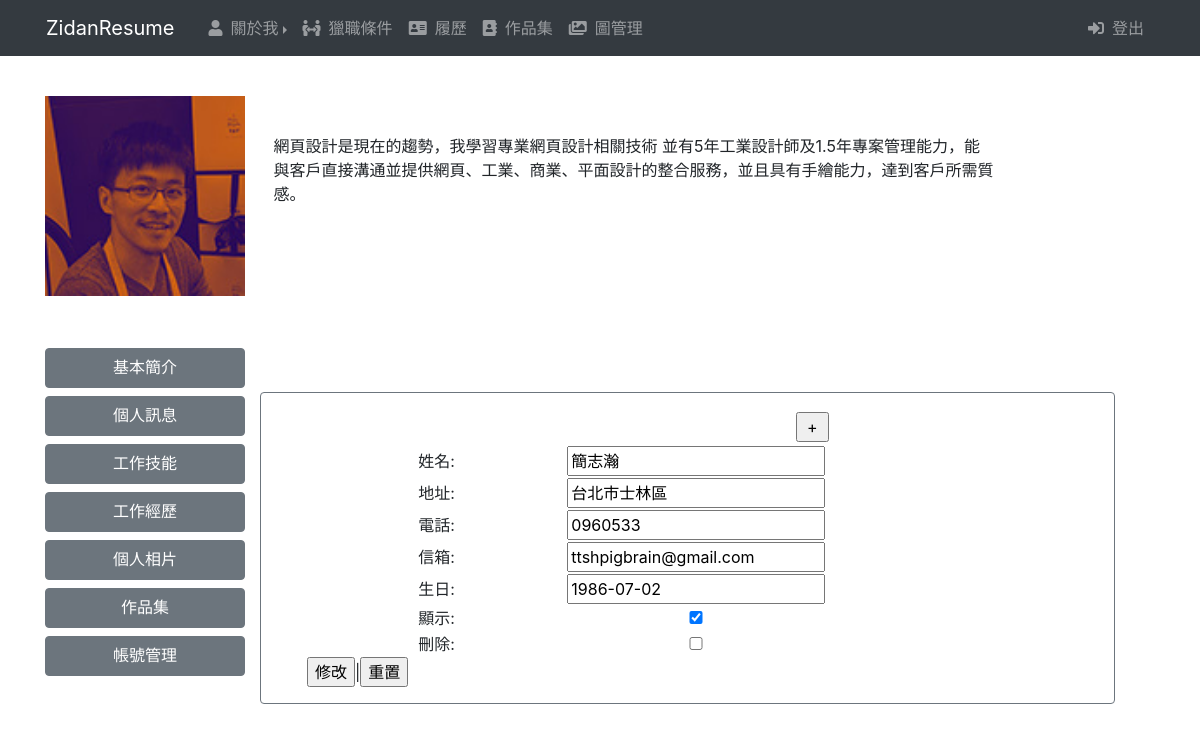
Page /admin.php?do=msg on the earlier database version.
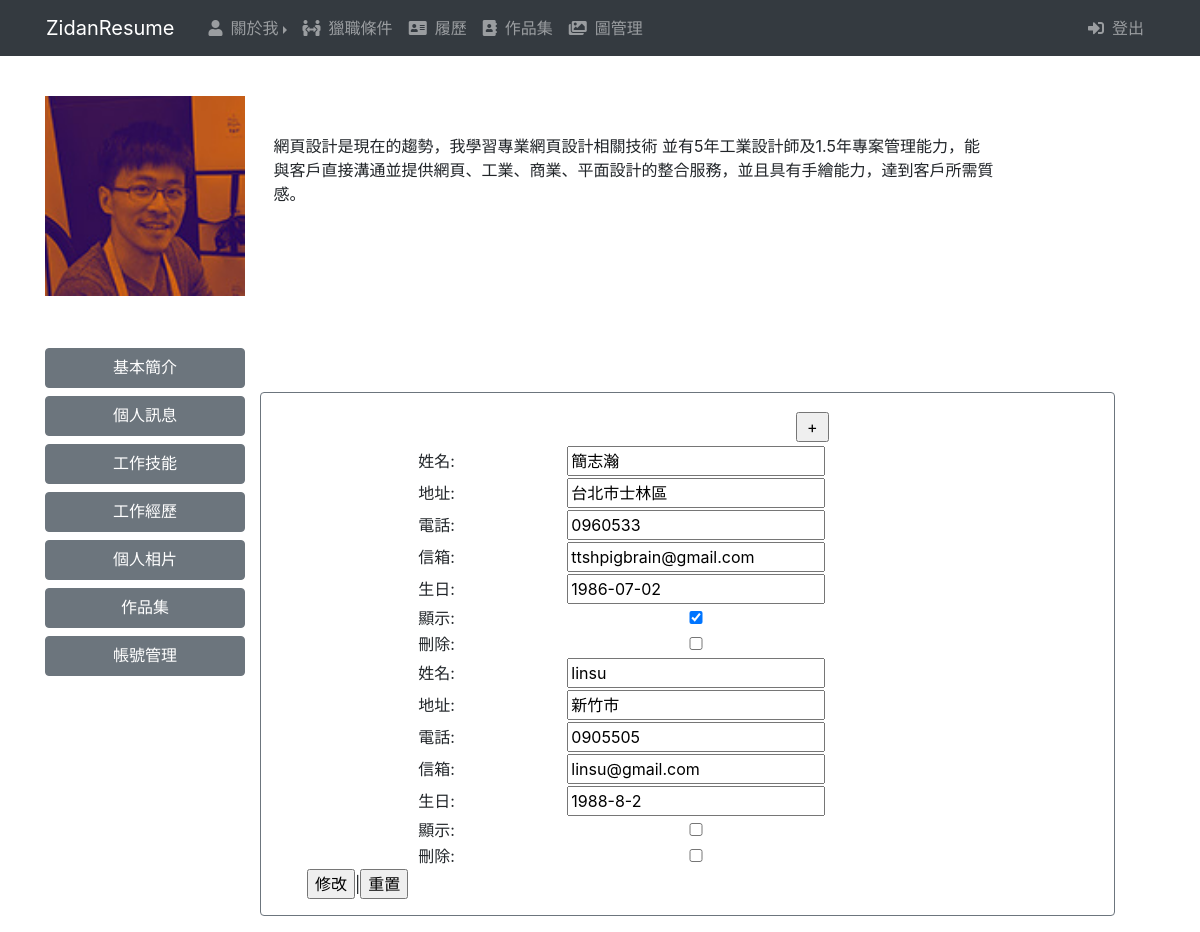
Same page on the later database version.
### tables this page shows
CREATE TABLE `msg` (
  `id` int(10) UNSIGNED NOT NULL,
  `name` varchar(32) NOT NULL,
  `eng` varchar(32) NOT NULL,
  `address` varchar(64) NOT NULL,
  `tel` varchar(32) NOT NULL,
  `email` varchar(64) NOT NULL,
  `sh` tinyint(1) UNSIGNED NOT NULL DEFAULT 1,
  `birthday` varchar(12) NOT NULL
);

### base.php (called while the page is built, shortened)
<?php
$dsn="mysql:host=localhost;charset=utf8;dbname=resume";
$pdo=new PDO($dsn,"root","");
function all($table,...$arg){
    global $pdo;
    $sql="select * from $table ";
    return $pdo->query($sql)->fetchAll();
}

### admin/msg.php (the view, shortened to what this page needs)
<?php
    $table="msg";
?>
<form action="./api/edit.php" method="post">
    <div style="float:right;"><input type="button" class="add" onclick="op('#cover','#cvr','./view/<?=$table;?>.php?table=<?=$table;?>')" value="+"></div>
        <table width="100%">
            <?php
                $photo=all($table);
                foreach ($photo as $p) {
            ?>
            <tr>
                <td style="width:14%;text-align:center;">姓名:</td>
                <td style="width:14%;text-align:center;"><input type="text" name="name[]" value="<?=$p['name'];?>" style="width:100%;"></td>
            </tr>
            <tr>
                <td style="width:14%;text-align:center;">地址:</td>
                <td style="width:14%;text-align:center;"><input type="text" name="address[]" value="<?=$p['address'];?>" style="width:100%;"></td>
            </tr>
            <tr>
                <td style="width:14%;text-align:center;">電話:</td>
                <td style="width:14%;text-align:center;"><input type="text" name="tel[]" value="<?=$p['tel'];?>" style="width:100%;"></td>
            </tr>
            <tr>
                <td style="width:14%;text-align:center;">信箱:</td>
                <td style="width:14%;text-align:center;"><input type="text" name="email[]" value="<?=$p['email'];?>" style="width:100%;"></td>
            </tr>
            <tr>
                <td style="width:14%;text-align:center;">生日:</td>
                <td style="width:14%;text-align:center;"><input type="text" name="birthday[]" value="<?=$p['birthday'];?>" style="width:100%;"></td>
            </tr>
            <tr>
                <td style="width:14%;text-align:center;">顯示:</td>
                <td style="width:14%;text-align:center;"><input type="checkbox" name="sh[]" value="<?=$p['id'];?>" <?=($p['sh']==1)?"checked":"";?> style="width:100%;"></td>
            </tr>
            <tr>
                <td style="width:14%;text-align:center;">刪除:</td>
                <td style="width:14%;text-align:center;"><input type="checkbox" name="del[]" value="<?=$p['id'];?>" style="width:100%;"></td>
            </tr>
            <?php
                   }
            ?>
        </table>
        <div class="cent">
           <input type="submit" value="修改">|<input type="reset" value="重置">
        </div>
</form>

Differences in the rows shown:
added msg: name "linsu", address "新竹市", tel "0905505", email "linsu@gmail.com", birthday "1988-8-2"
